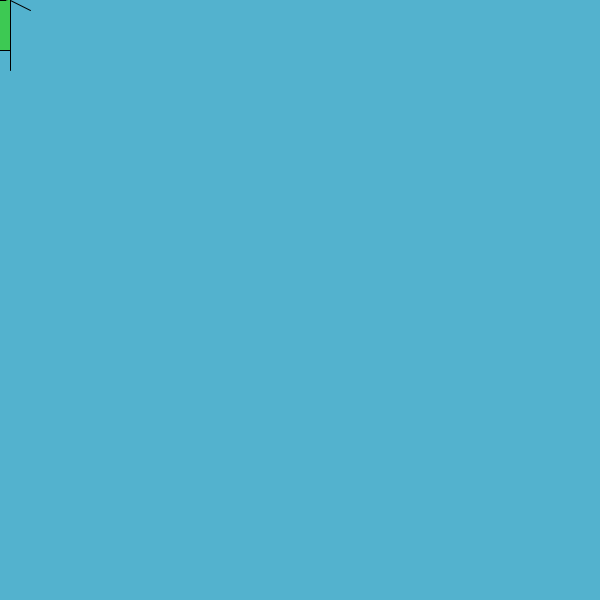
Frame 1 (no input)
Frame 60 (the mouse pressed at the canvas centre just before this capture): identical to frame 1, image omitted
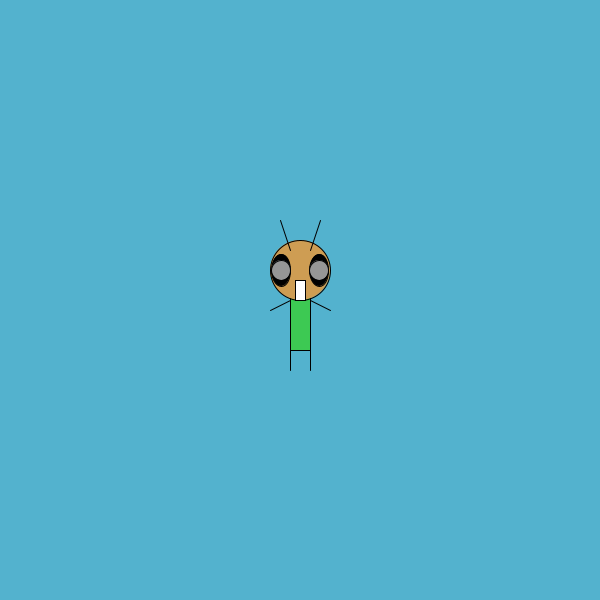
Frame 120 (the mouse held since frame 60 and released just before this capture)

The Processing sketch that drew these frames (run headless with seeded random() and noise(); from frame 60 on, the mouse is pressed at the canvas centre):

// Processing sketch: Class1Active_3
// ── Class1Active_3.pde
void setup(){
  size(600,600);
  
  smooth();
}

void draw(){
  background(#53B2CE);
  ellipseMode(CENTER);
  rectMode(CENTER);
  
  //BODY
  fill(#3DC953);
  rect(mouseX,mouseY,20,100);
  
  //Head
  fill(#CE9D53);
  ellipse(mouseX,mouseY-30,60,60);
  
  //mouth
  fill(255);
  rect(mouseX,mouseY-10,10,20);
  
  //Eyes
  fill(0);
  ellipse(mouseX-19,mouseY-30,19,32);
  ellipse(mouseX+19,mouseY-30,19,32);
  fill(abs(mouseX/2),abs(mouseX/2),abs(mouseY/2));
  ellipse(mouseX-19,mouseY-30,19,20);
  ellipse(mouseX+19,mouseY-30,19,20);
  
  //Hair
  line(mouseX-10,mouseY-50,pmouseX-20,pmouseY-80);
  line(mouseX+10,mouseY-50,pmouseX+20,pmouseY-80);
  
  //Arms
  line(mouseX-10,mouseY,pmouseX-30,pmouseY+10);
  line(mouseX+10,mouseY,pmouseX+30,pmouseY+10);
  
  //Legs
  line(mouseX-10,mouseY+50,pmouseX-10,pmouseY+70);
  line(mouseX+10,mouseY+50,pmouseX+10,pmouseY+70);
}
